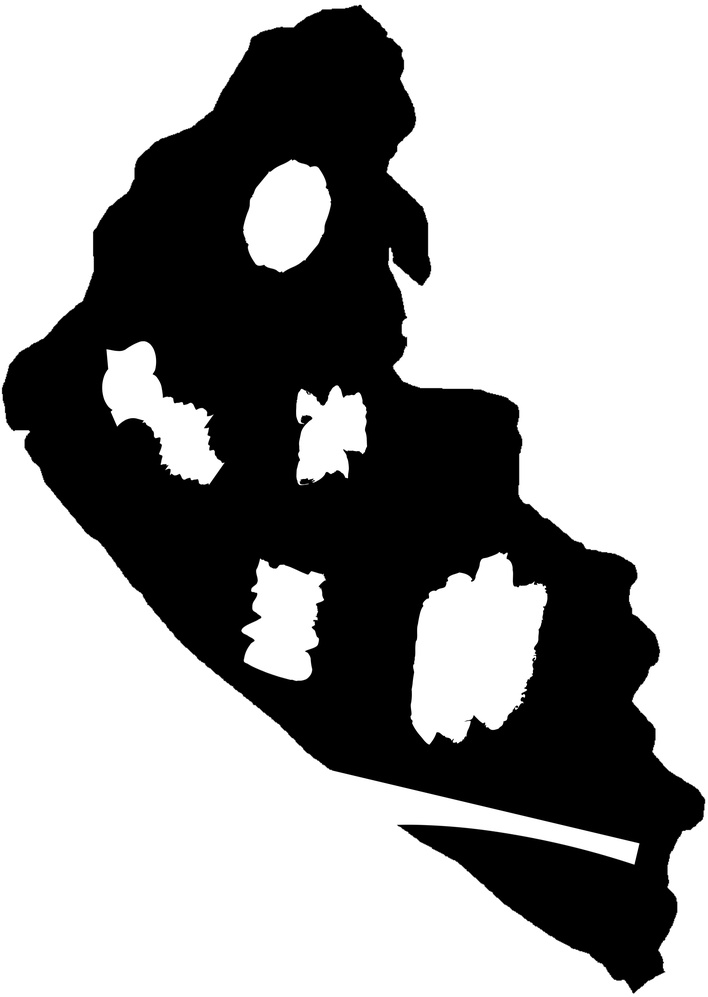
#> input picture ypacarai_lake.jpg, 708 x 997 px, shrunk from 2006 x 2825 before the run, found by its file name
$ python video_ypacarai.py
#> lines starting #> are read from the running program, lines starting #| are printed output that depends on the picture; after the words box and inside, x2 and y2 are one past the last pixel; in counts of white or black regions, pixels touching at a corner belong together
### experiments/ypacarai/fit_ypacarai.py
import numpy as np
import matplotlib.pyplot as plt
from PIL import Image
from doexpy.env.bandits import MovementConstrainedBayesianOptimization

'''
In this script we define the Ypacarai function to be solved. As in previous works, we base it off the Scheckel function.
'''

class Schekel2D():
    def __init__(self, n_optims = 2):
        # taken from website: https://www.sfu.ca/~ssurjano/shekel.html

        self.optimum = -11
        self.dim = 2

        self.name = 'Schekel2D'

        self.num_of_optims = n_optims
        self.beta = np.array([10, 10, 2, 4, 4, 6, 3, 7, 5, 5])
        self.C = np.array([[2, 6.7, 8, 6, 3, 2, 5, 8, 6, 7], \
            [9, 2, 8, 6, 7, 9, 3, 1, 2, 3.6], \
            [4, 1, 8, 6, 3, 2, 5, 8, 6, 7], \
            [4, 1, 8, 6, 7, 9, 3, 1, 2, 3.6]])

    # [12 lines left out: function query_function, not called in this run]

class YpacaraiEnv(MovementConstrainedBayesianOptimization):
    # [17 lines left out: function __init__, not called in this run]

    def is_valid_action(self, action, state) -> bool:
        return self.adjacency_matrix[state, action] == 1

# [28 lines that do not run on import are left out]

### experiments/ypacarai/video_ypacarai.py
import numpy as np
import matplotlib
import matplotlib.pyplot as plt
from matplotlib.animation import FuncAnimation
import matplotlib.animation as animation

from PIL import Image

from experiments.ypacarai.fit_ypacarai import Schekel2D

# plot either bandit or EI
plot = 'bandit'
episode_length = 50
episodes = 3

# load the lake image in grayscale
lake = Image.open('ypacarai_lake.jpg').convert('L')
lake = np.asarray(lake)
# make pixel values either 0 or 1
lake = (lake < 128).astype(int)
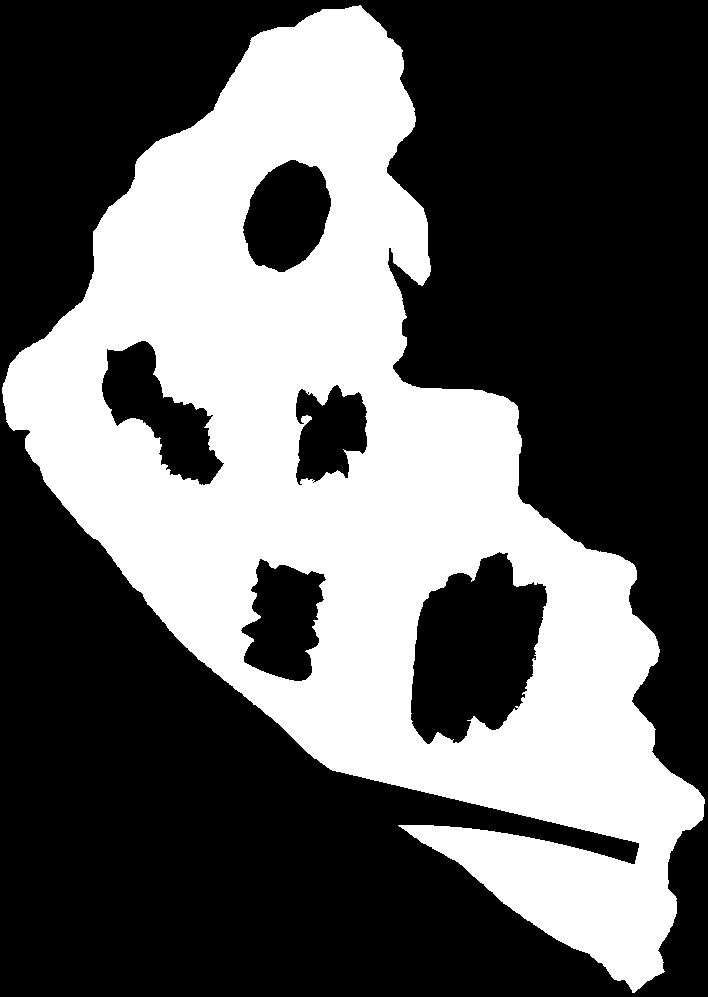
#> lake: shape (997, 708) int64; values 0 (black) and 1 (white), 38% white; 1 white region, box (x1, y1, x2, y2) and area: (2, 5, 705, 993) 268011

# define the function to optimize
scheckel_function = Schekel2D()
theta_star = lambda x: scheckel_function.query_function(x.reshape(-1, 2))

# load the action space
#> (the run stopped early here; a loop or call above may not have finished)
